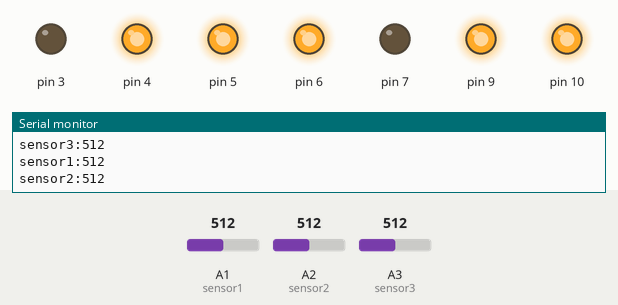
This sketch was run on a simulated Arduino Uno, built with avr-gcc and run on an emulated ATmega328P. Parts: output pins drawn as LEDs (lit = HIGH), the last lines printed to the serial monitor. The test bench sets the inputs (shaded band); at power-on: A2 (sensor2) = 512, A1 (sensor1) = 512, A3 (sensor3) = 512.

Above: at 1.2 s.
1.3 s: A2 (sensor2) set to 991
2.8 s: A2 (sensor2) set to 1018
At 3.4 s:
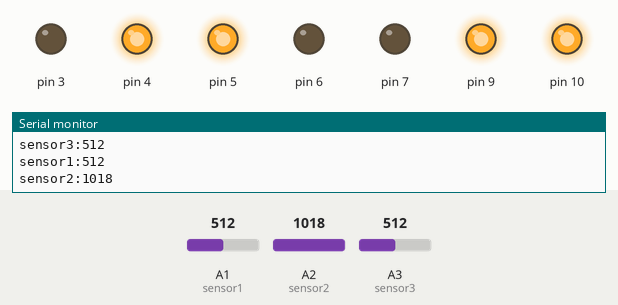
4.3 s: A1 (sensor1) set to 981
5.8 s: A1 (sensor1) set to 1018
At 6.8 s:
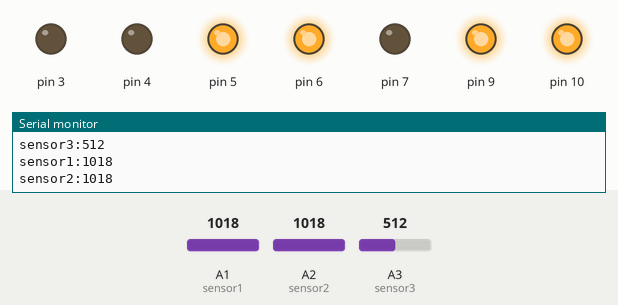
7.3 s: A3 (sensor3) set to 988
10.3 s: A3 (sensor3) set to 1009
At 11.0 s:
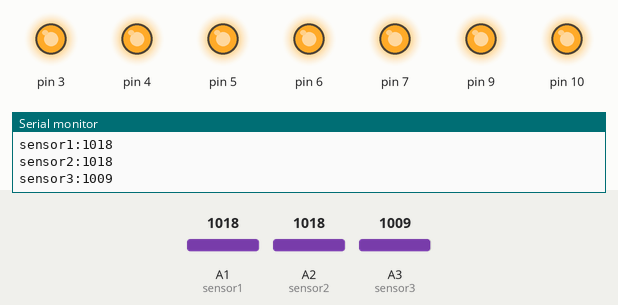
Timing chart, 0 to 12.8 s (numbered marks = the images above; inputs shaded):
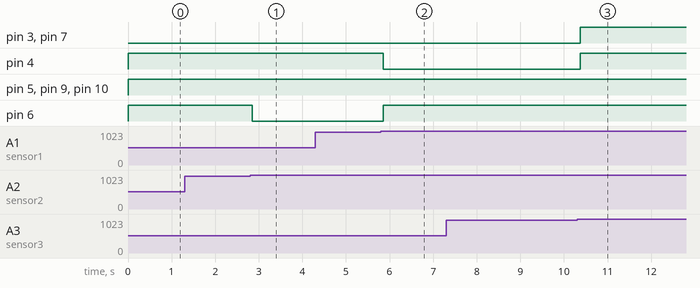

The sketch:

Light.ino
```cpp
//Initializes the motor controls and photoresistor
int enableleft = 5;
int enableright= 10;
int motorleft = 6;
int motorleft2 = 7;
int motorright = 3;
int motorright2 = 4;
int sensor1 = A1;
int sensor2 = A2;
int sensor3 = A3;

void setup() {
//Setup pinMode for motors and photoresistors
  pinMode (10, OUTPUT);
  pinMode (3, OUTPUT);
  pinMode (4, OUTPUT);
  pinMode (5, OUTPUT);
  pinMode (6, OUTPUT);
  pinMode (7, OUTPUT);
  pinMode(9, OUTPUT);
  Serial.begin(9600);

}

void loop() {
//Receives readings from photoresistors
  digitalWrite(9, HIGH);
  int sensor1pin = analogRead(sensor1);
  int sensor2pin = analogRead(sensor2);
  int sensor3pin = analogRead(sensor3);
  Serial.print("sensor1:");
  Serial.println(sensor1pin);
  Serial.print("sensor2:");
  Serial.println(sensor2pin);
  Serial.print("sensor3:");
  Serial.println(sensor3pin);

//Check to see which photoresistor has the most light and turns the motor towards it
if(sensor2pin < 1000)
{
    analogWrite(5, 255);
    analogWrite(10, 255);
    digitalWrite(3, LOW);
    digitalWrite(4, HIGH);
    digitalWrite(6, HIGH);
    digitalWrite(7, LOW);
}
else if(sensor1pin < 1000)
{
    analogWrite(5, 255);
    analogWrite(10, 255);
    digitalWrite(3, LOW);
    digitalWrite(4, HIGH);
    digitalWrite(6, LOW);
    digitalWrite(7, LOW);
}
else if(sensor3pin < 1000)
{
    analogWrite(5, 255);
    analogWrite(10, 255);
    digitalWrite(3, LOW);
    digitalWrite(4, LOW);
    digitalWrite(6, HIGH);
    digitalWrite(7, LOW);
}
else
{
    digitalWrite(3, HIGH);
    digitalWrite(4, HIGH);
    digitalWrite(6, HIGH);
    digitalWrite(7, HIGH);
}
}
```

Measured:
- the behaviour switches between 999 and 1000 on A2 (sensor2) (found by bisection; images 0 and 1)
- the behaviour switches between 999 and 1000 on A1 (sensor1) (found by bisection; images 1 and 2)
- the behaviour switches between 999 and 1000 on A3 (sensor3) (found by bisection; images 2 and 3)
- after the input at 2.8 s, pin 6: HIGH → LOW after 0.05 s
- after the input at 5.8 s, pin 4: HIGH → LOW after 0.05 s; pin 6: LOW → HIGH after 0.05 s
- after the input at 10.3 s, pin 3, pin 4, pin 7: LOW → HIGH after 0.07 s
